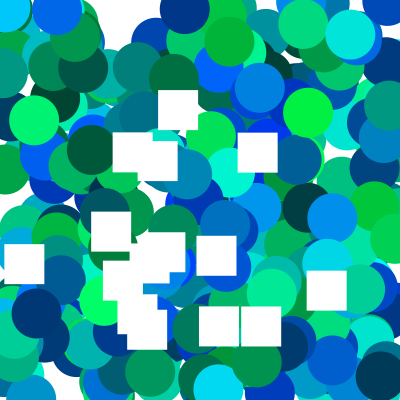
Frame 1 (no input)
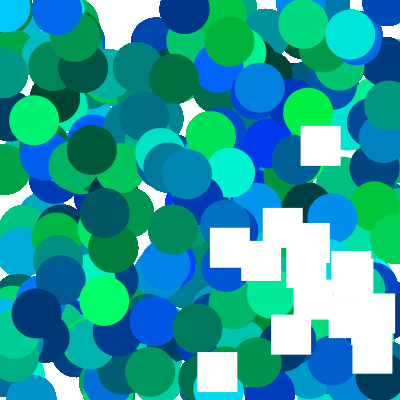
Frame 60 (the mouse pressed at the canvas centre just before this capture)
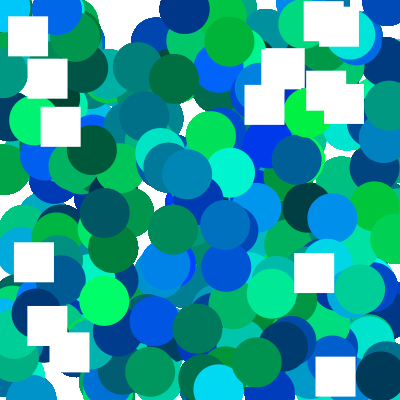
Frame 120 (the mouse held since frame 60 and released just before this capture)

The Processing sketch that drew these frames (run headless with seeded random() and noise(); from frame 60 on, the mouse is pressed at the canvas centre):

// Processing sketch: processing_98823
// ── processing_98823.pde

int nelipses=300;
 
int nquadrats=15;
int mida=40;

//fons estàtic
float[] px = new float [nelipses];
float[] py = new float [nelipses];
float[] vx = new float [nelipses];
float[] vy = new float [nelipses];
float[] R = new float [nelipses];
float[] G = new float [nelipses];
float[] B = new float [nelipses];
 
//figures moviment
float[] px1 = new float [nquadrats];
float[] py1 = new float [nquadrats];
float[] vx1 = new float [nquadrats];
float[] vy1 = new float [nquadrats];
 
 
void setup(){
  size(400,400);
  rectMode(CENTER);
  background(255);
   
  //fons estatic
  for (int i=0; i<nelipses; i++){
    px[i]=random(width);
    py[i]=random(height);
    vx[i]=random(1,4);
    vy[i]=random(1,4);
    R[i]=random(80,255);
    G[i]=random(50,255);
    B[i]=random(50,255);
     
  }
   
  //figures moviment
    for (int t=0; t<nquadrats; t++){
    px1[t]=random(width);
    py1[t]=random(height);
    vx1[t]=random(1,5);
    vy1[t]=random(1,5);
     
  }
   
   
}
 
 
void draw(){
   
  dibuixa_fons();
  
  for (int t=0 ; t<nquadrats; t++){
     posiciona_element(px1[t],py1[t]);
     actualitza_posicio(t); 
   }
   
}
 
 
void mousePressed(){
  for (int t=0; t<nquadrats; t++){
    px1[t]=mouseX;
    py1[t]=mouseY;
  }   
}


void dibuixa_fons(){
  //fons estàtic
  for (int i=0 ; i<nelipses; i++){
   
    if ((px[i]<0) || (px[i]>width)){
      vx[i]=-vx[i];
    }
    if ((py[i]<0) || (py[i]>height)){
      vy[i]=-vy[i];
    }  
    noStroke();
    fill(0,G[i],B[i]); 
    ellipse(px[i],py[i],50,50);   
  }  
}




void posiciona_element(float px1,float py1){
  fill(255);
  rect(px1,py1,mida,mida);
 
}



void actualitza_posicio (int t){
   
    px1[t]+=vx1[t];
    py1[t]+=vy1[t];
     
   if (((px1[t]-mida/2)<0) || ((px1[t]+mida/2)>width)){
     vx1[t]=-vx1[t];
   }
   if (((py1[t]-mida/2)<0) || ((py1[t]+mida/2)>height)){
     vy1[t]=-vy1[t];
   }
 
}
